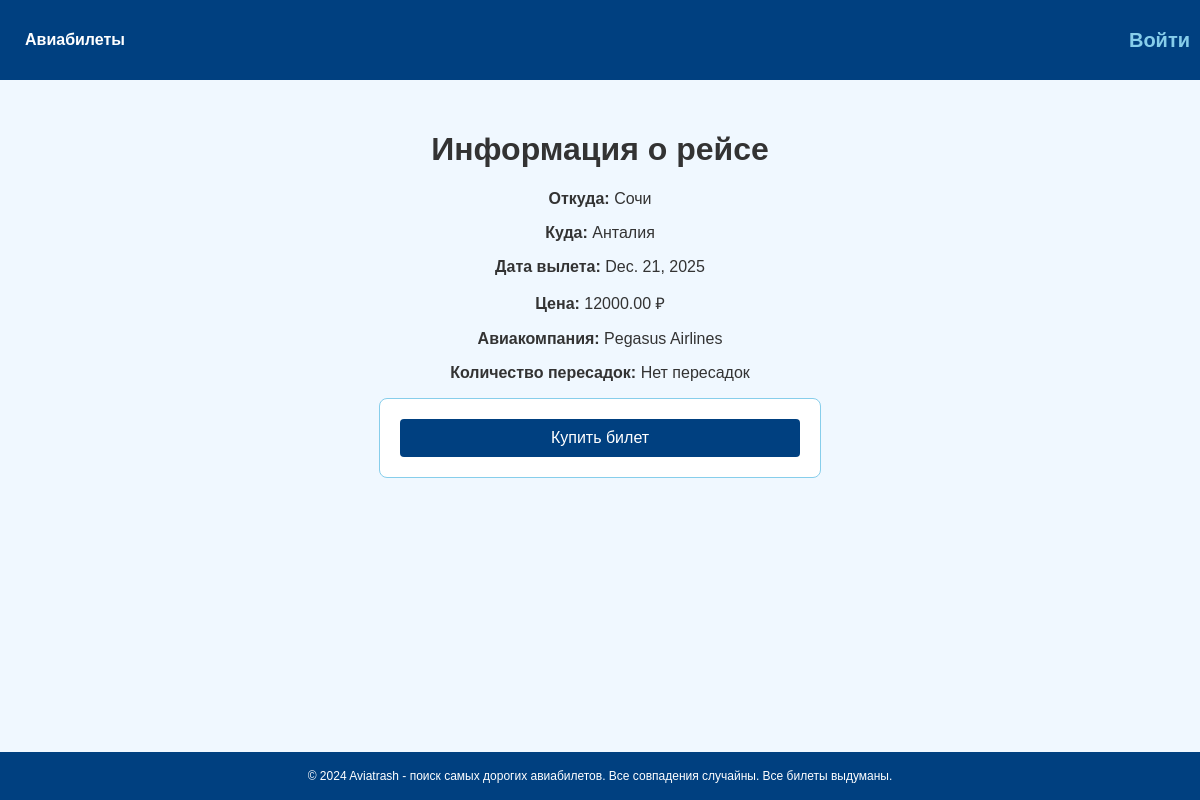
The app's page /tickets/tickets/antalya_sochi_pegasusairlines/ with its own data.
### aviaticket/models.py (models this page shows, shortened)
class Flight(models.Model):
    flight_from = models.CharField(max_length=50, verbose_name='Откуда')
    flight_to = models.ForeignKey('CityWithPhoto', on_delete=models.CASCADE, null=True, blank=True, verbose_name='Куда')
    airline = models.ForeignKey('Airline', on_delete=models.CASCADE, related_name='airline', verbose_name='Авиакомпания')
    time_in_flight = models.DateTimeField(verbose_name='Время в пути')
    day_of_departure = models.DateField(verbose_name='Дата вылета')
    price = models.DecimalField(max_digits=10, decimal_places=2, verbose_name='Цена')
    amount_of_transfers = models.IntegerField(blank=True, null=True, verbose_name='Количество пересадок')
    time_created = models.DateTimeField(auto_now=True, verbose_name='Время создания')
    slug = models.SlugField(max_length=100, unique=True, blank=True, verbose_name='Слаг')

class CityWithPhoto(models.Model):
    city_name = models.CharField(
        max_length=55,
        unique=True,
        verbose_name="Название города"
    )
    photo = models.FileField(
        upload_to='media_photo_city',
        verbose_name="Фотография города"
    )
    def __str__(self):
        return self.city_name

class Airline(models.Model):
    name = models.CharField(max_length=100, unique=True, verbose_name='Название авиакомпании')
    country = models.CharField(max_length=100)
    founded_year = models.IntegerField(
        validators=[
            MinValueValidator(1910),
            MaxValueValidator(2023)
        ]
    )

### aviaticket/views.py (the view)
# urls.py: path('tickets/<slug:slug>/', views.FlightDetailView.as_view(), name='flight_detail'),
class FlightDetailView(DetailView):
    model = Flight
    template_name = 'aviaticket/ticket_detail.html'
    context_object_name = 'flight'

### aviaticket/templates/aviaticket/ticket_detail.html (shortened to what this page needs)
{% extends "base.html" %}
{% block content %}
  <h1>Информация о рейсе</h1>
  <div>
    <p><strong>Откуда:</strong> {{ flight.flight_from }}</p>
    <p><strong>Куда:</strong> {{ flight.flight_to }}</p>
    <p><strong>Дата вылета:</strong> {{ flight.day_of_departure }}</p>
    <p><strong>Цена:</strong> {{ flight.price }} ₽</p>
    <p><strong>Авиакомпания:</strong> {{ flight.airline.name }}</p>
    <p><strong>Количество пересадок:</strong> {{ flight.amount_of_transfers|default:'Нет пересадок' }}</p>
  </div>
  <form method="POST" action="{% url 'ticket_purchase' flight.slug %}">
    <button type="submit">Купить билет</button>
  </form>
{% endblock %}

### static/css/styles.css (style rules this page uses)
body { margin: 0; font-family: Arial, Helvetica, sans-serif; background-color: #f0f8ff; color: #333; display: flex; flex-direction: column; min-height: 100vh; }
form { margin: 0 auto; padding: 20px; max-width: 400px; border: 1px solid #87CEEB; border-radius: 8px; background-color: #fff; }
form button { width: 100%; padding: 10px; background-color: #004080; color: #fff; border: none; border-radius: 4px; font-size: 16px; }

### records on screen
Flight: flight_from "Сочи", flight_to "Анталия", day_of_departure "Dec. 21, 2025", price "12000.00", airline.name "Pegasus Airlines", amount_of_transfers "Нет пересадок"
